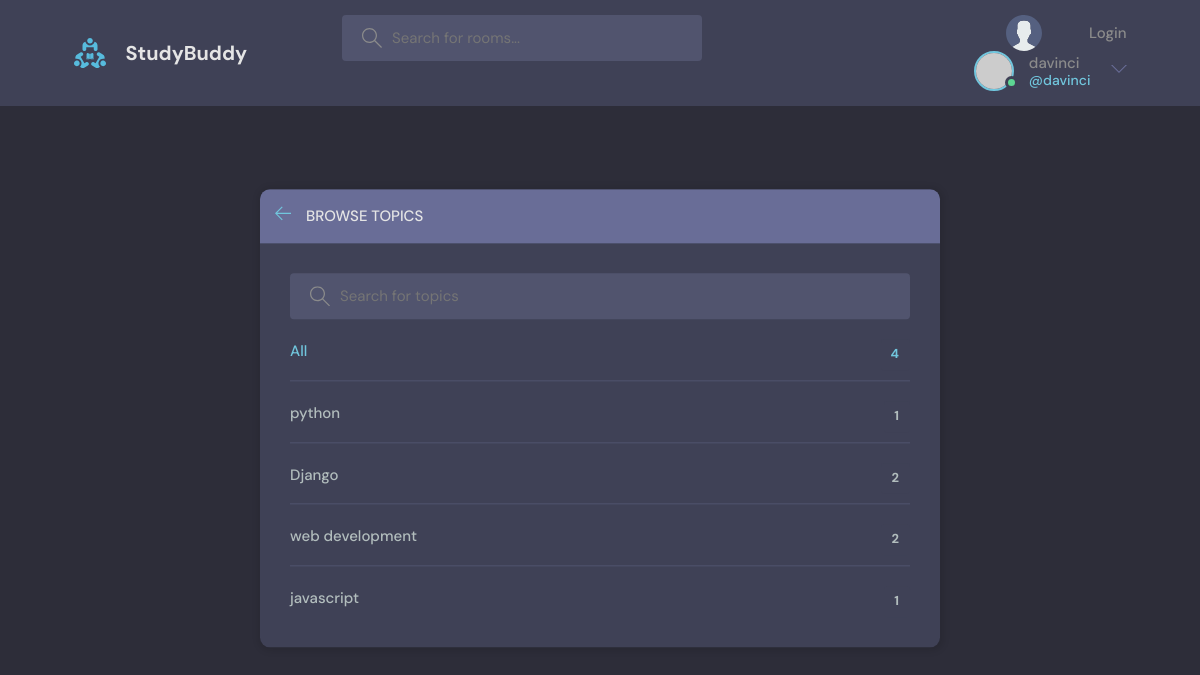
The app's page /topics/ (signed in) with its own data.
### base/models.py (models this page shows, shortened)
class Topic(models.Model):
    name = models.CharField(max_length = 200)

### base/views.py (the view)
# urls.py: path('topics/',views.topicsPage,name="topics"),
def topicsPage(request):
    q = request.GET.get('q') if request.GET.get('q') !=None else ''
    topics = Topic.objects.filter(name__icontains = q)
    context = {'topics':topics}
    return render(request,'base/topics.html',context)

### base/templates/base/topics.html (shortened to what this page needs)
{% extends 'main.html' %}
{% block content %}
<main class="create-room layout">
  <div class="container">
    <div class="layout__box">
      <div class="layout__boxHeader">
        <div class="layout__boxTitle">
          <a href="{% url 'home' %}">
            <svg version="1.1" xmlns="http://www.w3.org/2000/svg" width="32" height="32" viewBox="0 0 32 32">
              <title>arrow-left</title>
              <path
                d="M13.723 2.286l-13.723 13.714 13.719 13.714 1.616-1.611-10.96-10.96h27.625v-2.286h-27.625l10.965-10.965-1.616-1.607z">
              </path>
            </svg>
          </a>
          <h3>Browse Topics</h3>
        </div>
      </div>
      <div class="topics-page layout__body">
        <form action="" method="GET" class="header__search">
          <label>
            <input name="q" placeholder="Search for topics" />
          </label>
        </form>
        <ul class="topics__list">
          <li>
            <a href="{% url 'topics' %}" class="active">All <span>{{topics.count}}</span></a>
          </li>
          {% for topic in topics %}
          <li>
            <a href="{% url 'home' %}?q={{topic.name}}">{{ topic.name }} <span>{{topic.room_set.all.count}}</span></a>
          </li>
          {% endfor %}
        </ul>
      </div>
    </div>
  </div>
</main>
{% endblock content %}

### base/templates/navbar.html (shortened to what this page needs)
{% load static %}
<header class="header header--loggedIn">
    <div class="container">
      <a href="{% url "home" %}" class="header__logo">
        <img src="{% static 'images/logo.svg' %}" />
        <h1>StudyBuddy</h1>
      </a>
      <form class="header__search"  method = "GET" action = {% url "home" %}>
        <label>
          <input placeholder="Search for rooms..." name = 'q' />
        </label>
      <nav class="header__menu">
        <a href="{% url "login" %}">
          <img src="{% static 'images/avatar.svg' %}" />
          <p>Login</p>
        </a>
      {% if user.is_authenticated %}
        <div class="header__user">
          <a href="{% url "update-user" %}" >
            <div class="avatar avatar--medium active">
              <img src="https://randomuser.me/api/portraits/men/37.jpg" />
            </div>
            <p>{{request.user.username}} <span>@{{request.user.username}}</span></p>
          </a>
          <button class="dropdown-button">
            <svg version="1.1" xmlns="http://www.w3.org/2000/svg" width="32" height="32" viewBox="0 0 32 32">
              <title>chevron-down</title>
              <path d="M16 21l-13-13h-3l16 16 16-16h-3l-13 13z"></path>
            </svg>
          </button>
        </div>
      {% endif %}
      </nav>
    </div>
  </header>

### base/static/style/style.css (style rules this page uses)
:root { --color-main: #71c6dd; --color-main-light: #e1f6fb; --color-dark: #3f4156; --color-dark-medium: #51546e; --color-dark-light: #696d97; --color-light: #e5e5e5; --color-gray: #8b8b8b; --color-light-gray: #b2bdbd; --color-bg: #2d2d39; --color-success: #5dd693; --color-error: #fc4b0b; }
* { font-family: "DM Sans", -apple-system, BlinkMacSystemFont, "Segoe UI", Roboto, Oxygen, Ubuntu, Cantarell, "Open Sans", "Helvetica Neue", sans-serif; margin: 0; padding: 0; box-sizing: border-box; text-rendering: optimizeLegibility; font-size: inherit; }
html { font-size: 56.25%; }
@media only screen and (min-width: 1200px) { html { font-size: 62.5%; } }
body { line-height: 1.6; font-weight: 400; font-size: 1.5rem; color: var(--color-light-gray); background-color: var(--color-bg); min-height: 100vh; }
img { width: 100%; }
a { display: inline-block; color: var(--color-main); text-decoration: none; }
.container { max-width: 120rem; width: 90%; margin: auto; }
.avatar { position: relative; display: inline-block; border-radius: 50%; border: 2px solid var(--color-main); }
.avatar img { display: block; border-radius: 50%; object-fit: cover; object-position: center; }
.avatar::after { content: ""; display: block; position: absolute; background-color: var(--color-gray); z-index: 111; border-radius: 50%; border: 0.3rem solid var(--color-dark); }
.avatar.active::after { background-color: var(--color-success); }
.avatar.avatar--medium img { width: 3.6rem; height: 3.6rem; border-radius: 50%; }
.avatar.avatar--medium:after { width: 0.7rem; height: 0.7rem; bottom: 0px; right: -6px; }
.header { padding: 1.5rem; background-color: var(--color-dark); }
.header > .container { display: flex; gap: 9.5rem; }
.header__logo, .header__user { display: flex; gap: 2rem; align-items: center; }
.header__logo > img { height: 3.2rem; width: 3.2rem; }
.header__logo > h1 { font-weight: 700; font-size: 2rem; color: var(--color-light); }
.header__search > label { background-color: var(--color-dark-medium); padding: 1.3rem 1rem; display: flex; align-items: center; gap: 1rem; border-radius: 4px; }
.header__search svg { fill: var(--color-gray); width: 2rem; height: 2rem; margin-left: 1rem; }
.header__search input { width: 30rem; background: transparent; border: none; outline: none; color: var(--color-light); }
.header__menu { margin-left: auto; position: relative; }
.header__menu a { display: flex; gap: 1.5rem; align-items: center; font-weight: 500; text-decoration: none; color: var(--color-gray); }
.header__menu img { height: 3.6rem; }
.header__menu p { line-height: 1.2; }
.header__menu span { color: var(--color-main); font-weight: 500; font-size: 1.4rem; display: block; }
.header__menu svg { width: 1.6rem; height: 1.6rem; fill: var(--color-dark-light); }
.dropdown-button { background: transparent; border: 0; outline: 0; cursor: pointer; }
.layout { margin-top: 2.4rem; }
.layout > .container { display: flex; justify-content: space-between; align-items: flex-start; }
.layout__box { width: 90%; max-width: 48rem; min-height: 40rem; position: absolute; top: 50%; left: 50%; transform: translate(-50%, -46%); background-color: var(--color-dark); border-radius: 1rem; box-shadow: 1px 1px 6px 3px rgba(0, 0, 0, 0.1); overflow: hidden; }
.layout__boxHeader { display: flex; padding: 1.5rem; background-color: var(--color-dark-light); }
.layout__boxTitle { display: flex; gap: 1.5rem; align-items: center; }
.layout__boxTitle h3 { text-transform: uppercase; font-weight: 500; color: var(--color-light); }
.layout__boxTitle svg { width: 1.6rem; height: 1.6rem; fill: var(--color-main); }
.layout__body { margin: 3rem; }
.topics__list { list-style: none; }
.topics__list li a { display: flex; justify-content: space-between; margin-bottom: 3rem; font-weight: 500; color: var(--color-light-gray); transition: all 0.3s ease-in-out; }
.topics__list li a.active, .topics__list li a:hover { color: var(--color-main); }
.topics__list li a span { padding: 0.5rem 1rem; background-color: var(--color-dark); border-radius: 3px; font-size: 1.3rem; font-weight: 700; letter-spacing: 1px; }
.topics-page .topics__list li:not(:last-child) a { margin: 2rem 0; padding-bottom: 1rem; text-decoration: none; border-bottom: 1px solid var(--color-dark-medium); }
.topics-page .header__search { display: block; }
.create-room.layout .layout__box { max-width: 68rem; }

### records on screen
Topic: name "python", room_set.all.count "1"
Topic: name "Django", room_set.all.count "2"
Topic: name "web development", room_set.all.count "2"
Topic: name "javascript", room_set.all.count "1"

### other values on screen
{{ request.user.username }} "davinci"
{{ topics.count }} "4"
